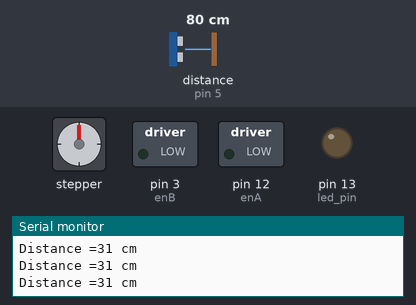
A sketch run on a simulated Arduino Uno, built with avr-gcc and run on an emulated ATmega328P. Parts: stepper motor, switched loads named in the sketch (green lamp = pin HIGH), output pins drawn as LEDs (lit = HIGH), the last lines printed to the serial monitor. Wiring (inferred from the names in the program): ultrasonic range finder: trigger pin 6; echo pin 5; stepper motor (200 steps per turn assumed): coils pin 8, pin 9, pin 10, pin 11. The test bench sets the inputs (shaded band); at power-on: distance to the obstacle (sensor on pin 5) 80 cm. The echo pulse lasts 58.3 µs per cm; pins used as bus, display or sensor lines are not drawn.

Above: at 1.2 s.
1.3 s: distance to the obstacle (sensor on pin 5) set to 18 cm
At 1.84 s:
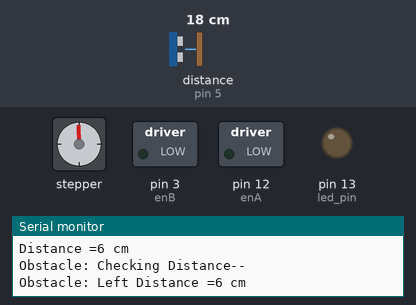
4.3 s: distance to the obstacle (sensor on pin 5) set to 35 cm
At 5.1 s:
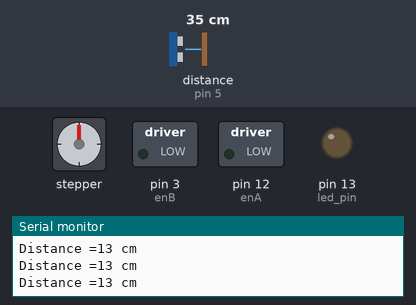
Timing chart, 0 to 7.3 s (numbered marks = the images above; inputs shaded):
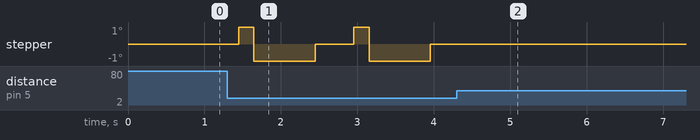

The sketch:

avoid_obstacle.ino
```cpp
  // H-Bridge motor control information
//from: https://lastminuteengineers.com/l298n-dc-stepper-driver-arduino-tutorial/
// Motor A connections
// orig int enA = 9;
int enA = 12;
//orig int in1 = 8;
//orig int in2 = 7;
int in1 = 8;
int in2 = 9;
// Motor B connections
//orig int enB = 3;
//orig int in3 = 5;
//orig int in4 = 4;
int enB = 3;
int in3 = 10;
int in4 = 11;

// for ultrasonic sensor
int led_pin = 13;
const int TriggerPin = 6;
const int EchoPin = 5 ;
// orig const int TriggerPin = 8;
//orig const int EchoPin = 9 ;

// global variables for control
int CountStuck = 0;
long Duration = 0;
long Distance_cm = 1 ;
long Distance_left_cm = 1 ;
long Distance_right_cm = 1 ;
int DirectionState = 0; // 0 is forward, 1 is reverse

void setup() {
	// Set all the motor control pins to outputs
	pinMode(enA, OUTPUT);
	pinMode(enB, OUTPUT);
	pinMode(in1, OUTPUT);
	pinMode(in2, OUTPUT);
	pinMode(in3, OUTPUT);
	pinMode(in4, OUTPUT);

	// Turn off motors - Initial state
  motor_off();

  // for ultrasonic sensor

  pinMode(led_pin, OUTPUT); // led_pin is an output signal
  pinMode(TriggerPin, OUTPUT); // ultrasonic sensor trigger is output
  pinMode(EchoPin, INPUT); // ultrasonic sensor echo is an input

  Serial.begin(9600); // serial output at 9600 baud rate

}

void loop() {
//	directionControl();
//	delay(1000);
//	speedControl();
//	delay(1000);
//  motor_forwards();

  // start with motors off
  motor_off();

  // call functions to find distance
  Distance_cm = Distance( ultrasonicMeasure() );

// to control choosing what program the mobile robot
// will run, use the initial sensed distance to pick
// function

if (Distance_cm < 10)
{ // run first code option}
Obstacle_avoid();
//Car_Box();
}
else
{ // if long distance, run second code option}
Obstacle_avoid();
}

} // end of loop


void Car_Box() {
// make your car drive a box
while (CountStuck <50)
{
// control robot with functions here
motor_off();
// can you make it travel in a rectangle? Octagon? Figure 8?

// add your code here


// next block of code is to stop robot if sensor
// repeatedly says it is stuck
  // call functions to find distance
  Distance_cm = Distance( ultrasonicMeasure() );
  if(Distance_cm < 3)
  { // obstacle is here
  // turn around and drive backwards
	// Now change motor directions
  motor_backwards();
 	delay(100);
   // maybe robot is stuck
   CountStuck++ ;
  }
  else
  { // not stuck
    CountStuck =0;
  }
} // end of while CountStuck<100

if (CountStuck>49) {motor_off(); exit(0);} // stop robot if stuck

} // end of Car_box function

void Obstacle_avoid() {

while (CountStuck <10)
{
  // call functions to find distance
  Distance_cm = Distance( ultrasonicMeasure() );

if(Distance_cm < 4)
{ // obstacle is here
  // turn around and drive backwards
	// Now change motor directions
  motor_backwards();
 	delay(400);
   CountStuck++ ;
}
else if (Distance_cm > 10)
{ // go forward at speed
	// Turn on motor A & B
  CountStuck = 0;
  motor_forwards();
 	delay(200); // drive for a little time
}  else
{ // obstacle approaching
  // check way to proceed
//  motor_off();
  CountStuck = 0;

  // rotate and check distance
  // rotate
  motor_left_rotate(200);

  // Now turn off motors
  motor_off();
  Serial.println("Obstacle: Checking Distance--"); // transmit print statement to computer console
  Serial.print("Obstacle: Left "); // transmit print statement to computer console

  // call functions to find distance
  Distance_left_cm = Distance( ultrasonicMeasure() );

  // rotate and check distance
  // rotate other way
  // enough time to rotate back to initial
  motor_right_rotate(400);
  Serial.print("Obstacle: Right "); // transmit print statement to computer console

  // call functions to find distance
  Distance_right_cm = Distance( ultrasonicMeasure() );

// if distance_right is more then go the way that we are pointing
if (Distance_right_cm > Distance_left_cm)
{ // go forward at speed
	// Turn on motor A & B
  motor_forwards();
 	delay(400); // drive for a little time
} else
{ // rotate left and start moving forward}
// rotate left
  motor_left_rotate(400);
 // now go forward
  DirectionState = 0; // forward
 motor_forwards();
 	delay(500); // drive for a little time
} // End distance left vs right

} // end of else (not forward or backward travel)

  } // end of while CountStuck < 10

if (CountStuck>9)
{ // terminate running if stuck too long
   motor_off();
   exit(0);
   }
} // end of obstacle_avoid

float ultrasonicMeasure() {
  // returns duration of sensor pulse
  // generate 10-microsecond pulse to TRIG pin
  digitalWrite(TriggerPin, HIGH);
  delayMicroseconds(10);
  digitalWrite(TriggerPin, LOW);

  // measure duration of pulse from ECHO pin
  float duration_us = pulseIn(EchoPin, HIGH);

  // calculate the distance
  // float distance_cm = 0.017 * duration_us;

  return duration_us;
}

  // function to compute distance from ultrasonic sensor time delay
  long Distance(long time)
  { long DistanceCalc;  // local variable for distance calculation

  //DistanceCalc = ((time * 0.034) / 2.0 ); // calculation in centimeters
  DistanceCalc = ((time/74.0) /2.0); // calculation in inches

  Serial.print("Distance ="); // transmit print statement to computer console
  Serial.print(DistanceCalc);
  Serial.println(" cm"); // output with line-return

  return DistanceCalc ; // return calculated distance

  }


// This function  controls motors - set motors to off
void motor_off() {
	// Set motors tooff
	// Turn off motors - Initial state
	digitalWrite(in1, LOW);
	digitalWrite(in2, LOW);
	digitalWrite(in3, LOW);
	digitalWrite(in4, LOW);
}

// This function  controls motors - set motors to backwards
void motor_backwards() {
	// Set motors go backwards

  DirectionState = 1; // both backwards
  // left motor backwards
	digitalWrite(in1, LOW);
	digitalWrite(in2, HIGH);
  // right motor backward
	digitalWrite(in3, LOW);
	digitalWrite(in4, HIGH);
}
// This function  controls motors - set motors to backwards

void motor_forwards() {
	// Set motors go forwards
  // Turn on motor A & B
  DirectionState = 0; // both forward
	//left motor forward
  digitalWrite(in1, HIGH);
	digitalWrite(in2, LOW);
    // right motor forward
	digitalWrite(in3, HIGH);
	digitalWrite(in4, LOW);

}

void motor_right_rotate(unsigned int time) {
  // rotate
  // left motor backwards
	digitalWrite(in1, LOW);
	digitalWrite(in2, HIGH);
  // right motor forward
	digitalWrite(in3, HIGH);
	digitalWrite(in4, LOW);

  //travel a little
//  delayMicroseconds(time); // delay time us while high
  delay(time); // delay time ms while high

  	// Now turn off motors
  motor_off();

}


void motor_left_rotate(unsigned int time) {
  	// Now turn off motors
  motor_off();

  // rotate
	digitalWrite(in3, LOW);
	digitalWrite(in4, HIGH);
	digitalWrite(in1, HIGH);
	digitalWrite(in2, LOW);

  //travel a little
  delayMicroseconds(time); // delay time us while high
  delay(time); // delay time ms while high
	// Now turn off motors
  motor_off();
}


// This function lets you control spinning direction of motors
void directionControl() {
	// Set motors to maximum speed
	// For PWM maximum possible values are 0 to 255
	analogWrite(enA, 255);
	analogWrite(enB, 255);

	// Turn on motor A & B
	digitalWrite(in1, HIGH);
	digitalWrite(in2, LOW);
	digitalWrite(in3, HIGH);
	digitalWrite(in4, LOW);
	delay(200);

	// Now change motor directions
	digitalWrite(in1, LOW);
	digitalWrite(in2, HIGH);
	digitalWrite(in3, LOW);
	digitalWrite(in4, HIGH);
	delay(200);

	// Turn off motors
	digitalWrite(in1, LOW);
	digitalWrite(in2, LOW);
	digitalWrite(in3, LOW);
	digitalWrite(in4, LOW);
}

// This function lets you control speed of the motors
void speedControl() {
	// Turn on motors
	digitalWrite(in1, LOW);
	digitalWrite(in2, HIGH);
	digitalWrite(in3, LOW);
	digitalWrite(in4, HIGH);

	// Accelerate from zero to maximum speed
	for (int i = 0; i < 256; i++) {
		analogWrite(enA, i);
		analogWrite(enB, i);
		delay(20);
	}

	// Decelerate from maximum speed to zero
	for (int i = 255; i >= 0; --i) {
		analogWrite(enA, i);
		analogWrite(enB, i);
		delay(20);
	}

	// Now turn off motors
	digitalWrite(in1, LOW);
	digitalWrite(in2, LOW);
	digitalWrite(in3, LOW);
	digitalWrite(in4, LOW);
}
```

Measured:
- after the input at 4.3 s, stepper: stops changing and stays 0°
